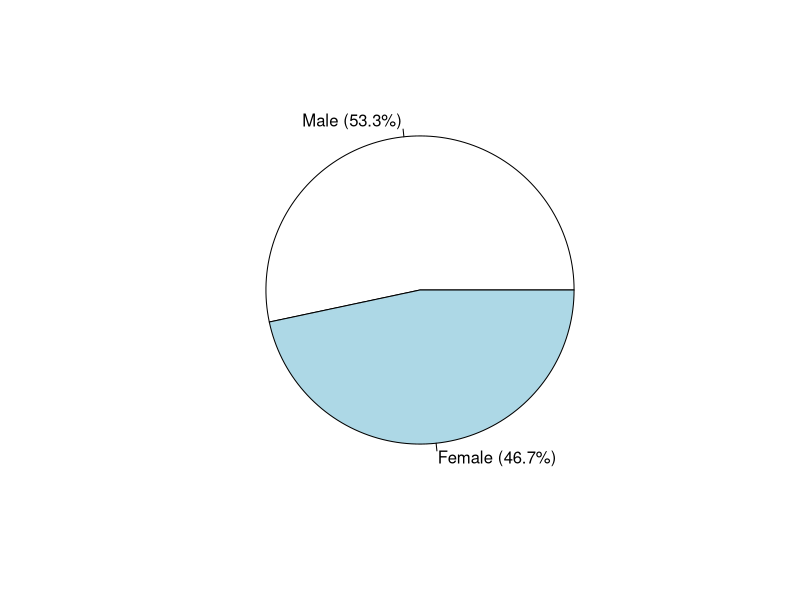

Write R code to recreate this figure.
# og_DATA <- read.csv2("FA_DATA.csv")
DATA <- read.csv2("FA_DATA.csv")

toBeReversed <- c(FALSE, FALSE, TRUE, TRUE, TRUE,
                  FALSE, FALSE, FALSE, TRUE, TRUE,
                  FALSE, TRUE, FALSE, FALSE, FALSE,
                  FALSE, TRUE, TRUE, TRUE, FALSE,
                  TRUE, FALSE, TRUE, TRUE, TRUE, FALSE)


############################### UEQ questionnaire analysis ##################################### # nolint
# clean up the data
# convert 1-7 Likert values to range (-3, 3)

for (i in c(1:26)){
    if (toBeReversed[i] == TRUE) {
        # Figma items
        DATA[, i + 10] <- 4 - DATA[, i + 10];
        # Adobe XD items
        DATA[, i + 36] <- 4 - DATA[, i + 36];
    } else{
        # Figma items
        DATA[, i + 10] <- DATA[, i + 10] - 4;
        # Adobe XD items
        DATA[, i + 36] <- DATA[, i + 36] - 4;
    }
}


# column numbers for every scale
attractiveness_col <- c(1, 12, 14, 16, 24, 25)
perspicuity_col <- c(2, 4, 13, 21)
efficiency_col <- c(9, 20, 22, 23)
dependability_col <- c(8, 11, 17, 19)
stimulation_col <- c(5, 6, 7, 18)
novelty_col <- c(3, 10, 15, 26)


# Figma means for every user
f_attractiveness_users <- apply(DATA[, attractiveness_col+10], 1, mean, na.rm= TRUE)
f_perspicuity_users <- apply(DATA[, perspicuity_col+10], 1, mean, na.rm= TRUE)
f_efficiency_users <- apply(DATA[, efficiency_col+10], 1, mean, na.rm= TRUE)
f_dependability_users <- apply(DATA[, dependability_col+10], 1, mean, na.rm= TRUE)
f_stimulation_users <- apply(DATA[, stimulation_col+10], 1, mean, na.rm= TRUE)
f_novelty_users <- apply(DATA[, novelty_col+10], 1, mean, na.rm= TRUE)

# general Figma means for every scale
f_attractiveness_mean = mean(f_attractiveness_users, na.rm= TRUE)
f_perspicuity_mean = mean(f_perspicuity_users, na.rm= TRUE)
f_efficiency_mean = mean(f_efficiency_users, na.rm= TRUE)
f_dependability_mean = mean(f_dependability_users, na.rm= TRUE)
f_stimulation_mean = mean(f_stimulation_users, na.rm= TRUE)
f_novelty_mean = mean(f_novelty_users, na.rm= TRUE)



# Adobe means for every user
a_attractiveness_users <- apply(DATA[, attractiveness_col+36], 1, mean, na.rm= TRUE)
a_perspicuity_users <- apply(DATA[, perspicuity_col+36], 1, mean, na.rm= TRUE)
a_efficiency_users <- apply(DATA[, efficiency_col+36], 1, mean, na.rm= TRUE)
a_dependability_users <- apply(DATA[, dependability_col+36], 1, mean, na.rm= TRUE)
a_stimulation_users <- apply(DATA[, stimulation_col+36], 1, mean, na.rm= TRUE)
a_novelty_users <- apply(DATA[, novelty_col+36], 1, mean, na.rm= TRUE)

# general Adobe means for every scale
a_attractiveness_mean = mean(a_attractiveness_users, na.rm= TRUE)
a_perspicuity_mean = mean(a_perspicuity_users, na.rm= TRUE)
a_efficiency_mean = mean(a_efficiency_users, na.rm= TRUE)
a_dependability_mean = mean(a_dependability_users, na.rm= TRUE)
a_stimulation_mean = mean(a_stimulation_users, na.rm= TRUE)
a_novelty_mean = mean(a_novelty_users, na.rm= TRUE)





###################################### UMUX Lite ##########################################

# cleaning the data
# subtract 1 from every item

# cycling through the items
for (i in c(1:6)){
    #Figma items
    DATA[, i + 62] <- DATA[, i + 62] - 1;
    #Adobe items
    DATA[, i + 68] <- DATA[, i + 68] - 1;
}

# column numbers for every feature
coll_col <- c(1,2)
plug_col <- c(3,4)
shar_col <- c(5,6)

# Figma sum for every user
f_collaboration_users <- apply(DATA[, coll_col + 62], 1, sum) / 12
f_plugin_users <- apply(DATA[, plug_col + 62], 1, sum) / 12
f_sharing_users <- apply(DATA[, shar_col + 62], 1, sum) / 12

# Adobe sum for every user
a_collaboration_users <- apply(DATA[, coll_col + 68], 1, sum) / 12
a_plugin_users <- apply(DATA[, plug_col + 68], 1, sum) / 12
a_sharing_users <- apply(DATA[, shar_col + 68], 1, sum) / 12





#################################### Demographics #########################################

# convert into nominal variable -> as.factor(DATA$Gender)
# print gender demographics
gender_percentage= round(100*table(as.factor(DATA$Gender))/sum(table(as.factor(DATA$Gender))), digits = 1)

gender_label = paste(as.factor(DATA$Gender)," (", gender_percentage,"%)", sep = "")

pie(table(as.factor(DATA$Gender)), labels=gender_label)
